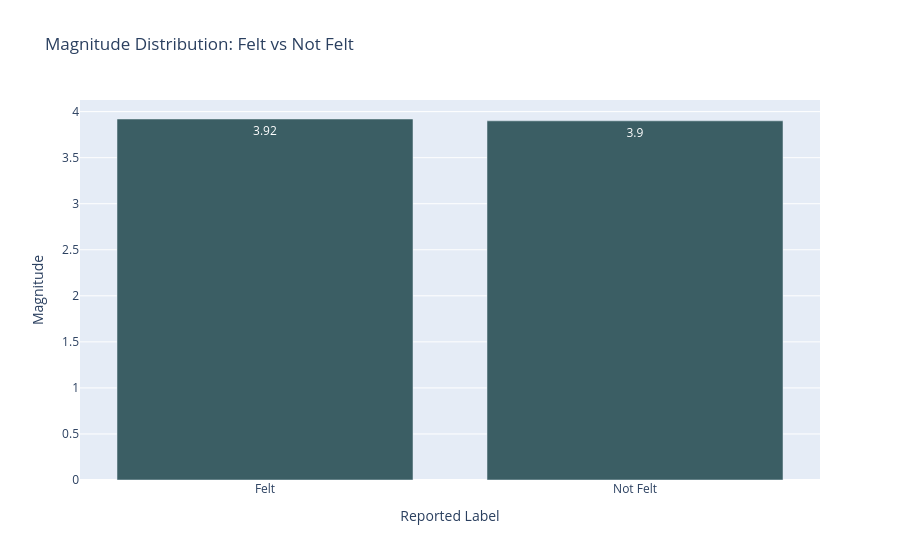

Notebook source saved alongside this figure:
### Code cell
px.bar(plot_df, x='reported_label', y='mag', title='Magnitude Distribution: Felt vs Not Felt' ,
        color_discrete_sequence=[ "#3B5E64"], labels= {'reported_label' : 'Reported Label' , 'mag' : 'Magnitude'},
         text_auto= True )

### Figure 1 — Plotly figure (JSON) as saved in the notebook; plotly's stock layout.template omitted (floating-point values rounded to 4 significant figures)
{"data": [{"hovertemplate": "Reported Label=%{x}<br>Magnitude=%{y}<extra></extra>", "legendgroup": "", "marker": {"color": "#3B5E64", "pattern": {"shape": ""}}, "name": "", "orientation": "v", "showlegend": false, "textposition": "auto", "texttemplate": "%{y}", "type": "bar", "x": ["Felt", "Not Felt"], "xaxis": "x", "y": [3.92, 3.9], "yaxis": "y"}], "layout": {"barmode": "relative", "legend": {"tracegroupgap": 0}, "title": {"text": "Magnitude Distribution: Felt vs Not Felt"}, "xaxis": {"anchor": "y", "domain": [0, 1], "title": {"text": "Reported Label"}}, "yaxis": {"anchor": "x", "domain": [0, 1], "title": {"text": "Magnitude"}}}}
